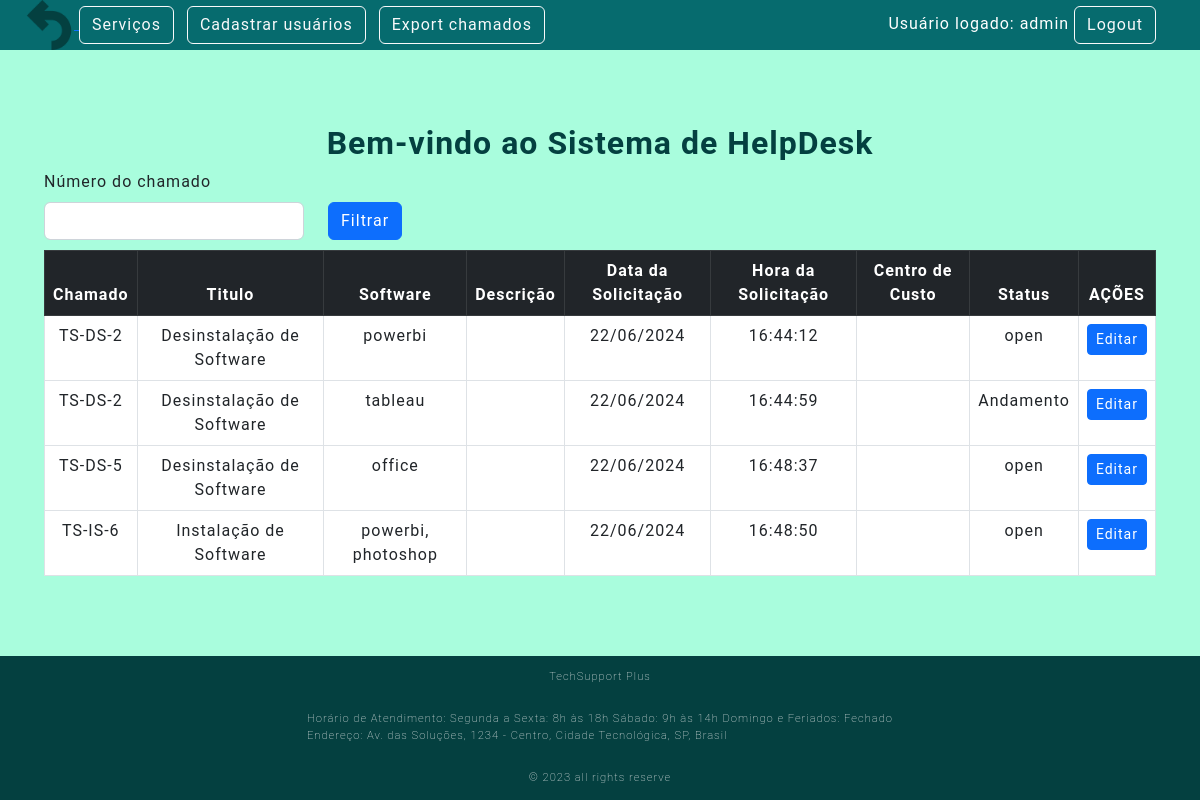
Screenshot of /tiket (signed in) with the database file from the repository.
### Src/Model/Bd.py (models this page shows, shortened)
class CreatUser(UserMixin,db.Model):
    __tablename__ = "CreatUser"
    id = db.Column(db.Integer, primary_key=True, autoincrement=True)
    userName = db.Column(db.String(150), nullable=False)
    fone = db.Column(db.String(50), nullable=False)
    cadDate = db.Column(db.String(50), nullable=False)
    hour = db.Column(db.String(10), nullable=False)
    emailUser = db.Column(db.String(150), nullable=False)
    passwordUser = db.Column(db.String, nullable=False)
    status = db.Column(db.String(5), nullable=False)

class Ticket(db.Model):
    __tablename__ = "Ticket"
    id = db.Column(db.Integer, primary_key=True, autoincrement=True)
    idUser = db.Column(db.Integer,db.ForeignKey('CreatUser.id'))
    identificador = db.Column(db.String(50), nullable=False)
    title = db.Column(db.String(50), nullable=False)
    software = db.Column(db.String(50), nullable=False)
    description = db.Column(db.String, nullable=False)
    status = db.Column(db.String(20), nullable=False, default='Open')
    execution = db.Column(db.String(500), nullable=False)
    created_data = db.Column(db.String, nullable=False)
    created_hora = db.Column(db.String, nullable=False)
    cost_center = db.Column(db.String, nullable=False)

### Src/View/NewTicket.py (the view)
@tk.route('/tiket')
def tiket():
    tickets = Ticket.query.all()
    return render_template('servicos.html', tickets=tickets)

### Src/View/Login.py (called while the page is built)
@login_manager.user_loader
def load_user(employee_id):
  usuario = CreatUser.query.filter_by(id=employee_id).first()
  return usuario

### Templates/servicos.html
{% extends 'base.html' %}
{% block conteudo %}
<h1>Bem-vindo ao Sistema de HelpDesk</h1>
<div class="row" style="text-align: left;">
    <label class="form-label" for="form3Example4">Número do chamado</label>
    <form method="POST" action="{{url_for('router.tk.servicos')}}" >
        <div class="form-group row">
            <div class="form-group col-md-3">
                <input type="text" class="form-control" name="numeroChamado">
            </div>
            <div class="col-auto">
                <button type="submit" class="btn btn-primary">Filtrar</button>
            </div>
        </div>
    </form>
    <br> <br>
</div>
<div class="bg-white ">
    <table class="table table-bordered table-hover">
        <thead class="table-dark">
            <tr>
                <th scope="col">Chamado</th>
                <th scope="col">Titulo</th>
                <th scope="col">Software</th>
                <th scope="col">Descrição</th>
                <th scope="col">Data da Solicitação</th>
                <th scope="col">Hora da Solicitação</th>
                <th scope="col">Centro de Custo</th>
                <th scope="col">Status</th>
                <th scope="col">AÇÕES</th>
            </tr>
        </thead>
        <tbody>
            {% for ticket in tickets %}
            {% if ticket.status != "Fechado" %}
            <tr>
                <td>{{ticket.identificador}}</td>
                <td>{{ticket.title}}</td>
                <td>{{ticket.software}}</td>
                <td>{{ticket.description}}</td>
                <td>{{ticket.created_data}}</td>
                <td>{{ticket.created_hora}}</td>
                <td>{{ticket.cost_center}}</td>
                <td>{{ticket.status}}</td>
                <td> <a href="{{ticket.id}}/atendimento" class="btn btn-primary btn-sm" >Editar</a>
                </td>
            </tr>
            {% endif %}
            {% endfor %}
        </tbody>
    </table>
</div>
{% endblock conteudo %}

### Templates/nav.html
<nav class="navbar navbar-expand-lg bg-body-tertiary" id="nav_content">
  <div class="container-fluid" id="nav_content">
    <div class="container-fluid">
      <a href="{{ url_for('router.home.index') }}">
        <img src="{{ url_for('static', filename='img/seta-de-retorno-a-esquerda.png') }}"
          alt="Remoção ou Desinstalação de Software" width="50">
      </a>
      {% if current_user.status == "ADMIN" %}
      <a type="button" class="btn btn-outline-light me-2" href="{{url_for('router.tk.tiket')}}">Serviços</a>
      <a type="button" class="btn btn-outline-light me-2" href="{{url_for('router.user.createUser')}}" >Cadastrar usuários</a>
      <a type="button" class="btn btn-outline-light me-2" href="{{url_for('router.tk.listar')}}" >Export chamados</a>
      {% endif %}
    </div>
    <div class="ms-auto">
      {% if not current_user.userName %}
      <div class="text-end login-button">
        <a type="button" class="btn btn-outline-light me-2" href="{{url_for('router.login.login')}}">Login</a>
      </div>
      {% else %}
      <div class="text-end me-4 user-info">
        Usuário logado: {{current_user.userName}}
        <a type="button" class="btn btn-outline-light me-2" href="{{url_for('router.login.logout')}}">Logout</a>
      </div>
      {% endif %}
    </div>
  </div>
</nav>

### Public/style.css (style rules this page uses)
:root { --color-neutral-0: #044040; --color-neutral-10: #2e2c2c; --color-neutral-20: #066b6e; --color-neutral-30: #a8a29e; --color-neutral-40: #fcf8f8; --color-neutral-50: #a9fddd; }
#nav_content { background-color: var(--color-neutral-20); position: fixed; top: 0; width: 100%; z-index: 1000; }
* { font-family: 'Roboto', sans-serif; margin: 0; padding: 0; box-sizing: border-box; letter-spacing: 1px; }
body { background: var(--color-neutral-50); display: flex; flex-direction: column; min-height: 100vh; }
h1 { color: var(--color-neutral-0); font-size: 2rem; font-weight: bold; }
.user-info { text-align: right; color: white; width: 300px; }

### rows the page displays
CreatUser: userName "admin"
Ticket: identificador "TS-DS-2", title "Desinstalação de Software", software "powerbi", created_data "22/06/2024", created_hora "16:44:12", status "open"
Ticket: identificador "TS-DS-2", title "Desinstalação de Software", software "tableau", created_data "22/06/2024", created_hora "16:44:59", status "Andamento"
Ticket: identificador "TS-DS-5", title "Desinstalação de Software", software "office", created_data "22/06/2024", created_hora "16:48:37", status "open"
Ticket: identificador "TS-IS-6", title "Instalação de Software", software "powerbi, photoshop", created_data "22/06/2024", created_hora "16:48:50", status "open"
